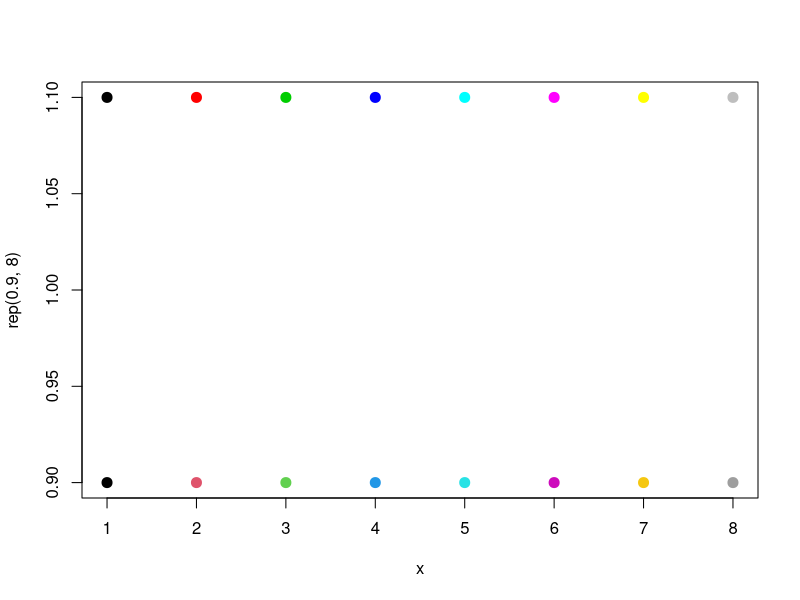

Reproduce this figure in R.
## ---- chunk 1
palette("R3")
## ---- chunk 2
palette("R4")
## ---- chunk 3
x <- 1:8
palette("R4") # not needed unless R3 was previously selected
plot(x, rep(0.9, 8), ylim=c(0.9,1.1), pch=20, cex=2, col=1:8)
palette("R3") # for the old scheme
points(x, rep(1.1, 8), pch=20, cex=2, col=1:8)
